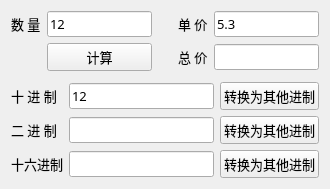
<?xml version="1.0" encoding="UTF-8"?>
<ui version="4.0">
 <class>Widget</class>
 <widget class="QWidget" name="Widget">
  <property name="geometry">
   <rect>
    <x>0</x>
    <y>0</y>
    <width>330</width>
    <height>189</height>
   </rect>
  </property>
  <property name="font">
   <font>
    <family>宋体</family>
    <pointsize>10</pointsize>
   </font>
  </property>
  <property name="windowTitle">
   <string>字符串与输入输出</string>
  </property>
  <layout class="QVBoxLayout" name="verticalLayout">
   <item>
    <layout class="QGridLayout" name="gridLayout">
     <item row="0" column="1">
      <widget class="QLineEdit" name="editNum">
       <property name="text">
        <string>12</string>
       </property>
      </widget>
     </item>
     <item row="1" column="4">
      <widget class="QLineEdit" name="editTotal"/>
     </item>
     <item row="1" column="3">
      <widget class="QLabel" name="label_3">
       <property name="text">
        <string>总 价</string>
       </property>
      </widget>
     </item>
     <item row="1" column="1">
      <widget class="QPushButton" name="btnCal">
       <property name="text">
        <string>计算</string>
       </property>
      </widget>
     </item>
     <item row="0" column="0">
      <widget class="QLabel" name="label">
       <property name="text">
        <string>数 量</string>
       </property>
      </widget>
     </item>
     <item row="1" column="2">
      <spacer name="horizontalSpacer">
       <property name="orientation">
        <enum>Qt::Horizontal</enum>
       </property>
       <property name="sizeHint" stdset="0">
        <size>
         <width>40</width>
         <height>20</height>
        </size>
       </property>
      </spacer>
     </item>
     <item row="0" column="4">
      <widget class="QLineEdit" name="editPrice">
       <property name="text">
        <string>5.3</string>
       </property>
      </widget>
     </item>
     <item row="0" column="3">
      <widget class="QLabel" name="label_2">
       <property name="text">
        <string>单 价</string>
       </property>
      </widget>
     </item>
    </layout>
   </item>
   <item>
    <spacer name="verticalSpacer">
     <property name="orientation">
      <enum>Qt::Vertical</enum>
     </property>
     <property name="sizeHint" stdset="0">
      <size>
       <width>20</width>
       <height>40</height>
      </size>
     </property>
    </spacer>
   </item>
   <item>
    <layout class="QGridLayout" name="gridLayout_2">
     <item row="0" column="0">
      <widget class="QLabel" name="label_6">
       <property name="text">
        <string>十 进 制</string>
       </property>
      </widget>
     </item>
     <item row="0" column="1">
      <widget class="QLineEdit" name="editDec">
       <property name="inputMask">
        <string/>
       </property>
       <property name="text">
        <string>12</string>
       </property>
      </widget>
     </item>
     <item row="0" column="2">
      <widget class="QPushButton" name="btnDec">
       <property name="text">
        <string>转换为其他进制</string>
       </property>
      </widget>
     </item>
     <item row="1" column="0">
      <widget class="QLabel" name="label_7">
       <property name="text">
        <string>二 进 制</string>
       </property>
      </widget>
     </item>
     <item row="1" column="1">
      <widget class="QLineEdit" name="editBin">
       <property name="inputMask">
        <string/>
       </property>
      </widget>
     </item>
     <item row="1" column="2">
      <widget class="QPushButton" name="btnBin">
       <property name="text">
        <string>转换为其他进制</string>
       </property>
      </widget>
     </item>
     <item row="2" column="0">
      <widget class="QLabel" name="label_8">
       <property name="text">
        <string>十六进制</string>
       </property>
      </widget>
     </item>
     <item row="2" column="1">
      <widget class="QLineEdit" name="editHex">
       <property name="inputMask">
        <string/>
       </property>
      </widget>
     </item>
     <item row="2" column="2">
      <widget class="QPushButton" name="btnHex">
       <property name="text">
        <string>转换为其他进制</string>
       </property>
      </widget>
     </item>
    </layout>
   </item>
  </layout>
 </widget>
 <layoutdefault spacing="6" margin="11"/>
 <resources/>
 <connections/>
</ui>
